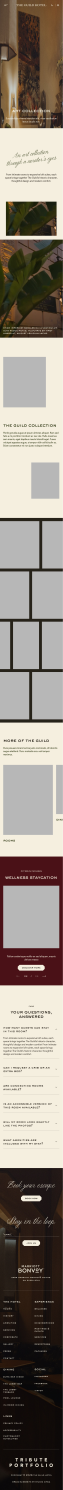
#> input picture figma/mobile/renders/arts/arts-mobile-390-27-7344.jpg, 688 x 16384 px (shown at 1/11 size)
$ python pair.py ../../figma/mobile/renders/arts/arts-mobile-390-27-7344.jpg ../../figma/mobile/renders/arts/arts-modal-943-1654.jpg out.png
#> lines starting #> are read from the running program, lines starting #| are printed output that depends on the picture
"""Put a Figma crop and a live screenshot side by side, same width, tops aligned.

Usage: python3 scripts/visual/pair.py <figma.jpg> <live.jpg> <out.jpg>
"""
import sys

from PIL import Image, ImageDraw

figma, live = (Image.open(path).convert('RGB') for path in sys.argv[1:3])
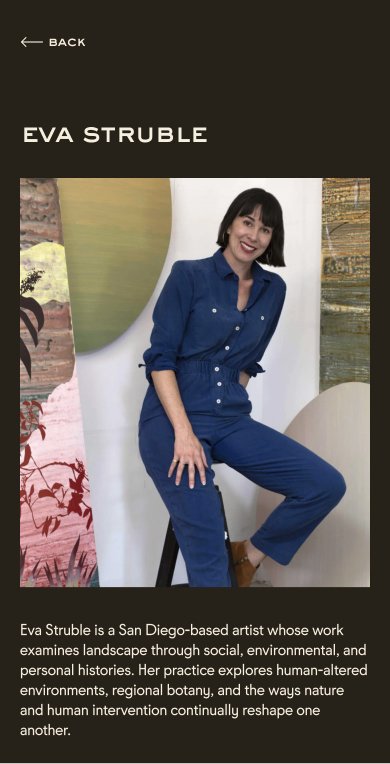
#> input picture figma/mobile/renders/arts/arts-modal-943-1654.jpg, 780 x 1527 px (shown at 1/2 size)
#> figma is the input picture: PIL image 688x16384 RGB; mean R, G, B 143.8, 134.7, 125
#> live is the input picture: PIL image 780x1527 RGB; mean R, G, B 90.4, 84.9, 79.9
live = live.resize((390, round(live.height * 390 / live.width)))
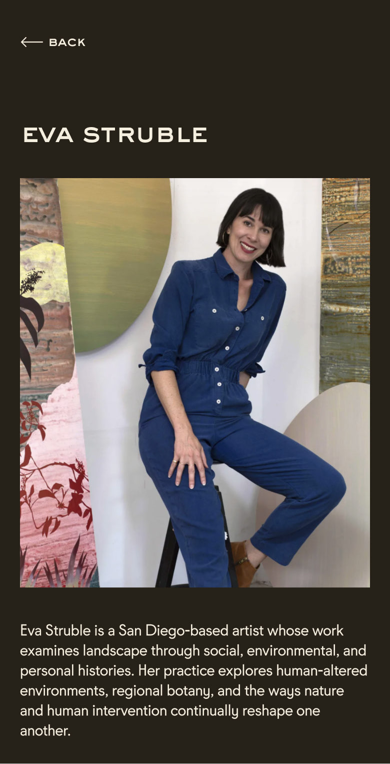
#> live: PIL image 390x764 RGB; mean R, G, B 90.4, 84.9, 79.9
height = max(figma.height, live.height)
#> height = 16384
canvas = Image.new('RGB', (390 * 2 + 10, height), (255, 0, 255))
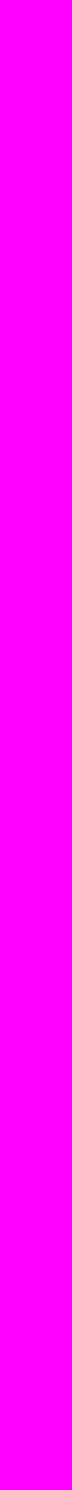
#> canvas: PIL image 790x16384 RGB (shown at 1/11 size); mean R, G, B 255, 0, 255
canvas.paste(figma, (0, 0))
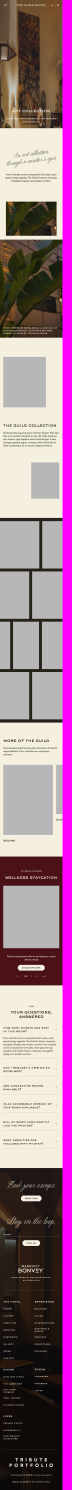
#> canvas: PIL image 790x16384 RGB (shown at 1/11 size); mean R, G, B 158.2, 117.3, 141.8
canvas.paste(live, (400, 0))
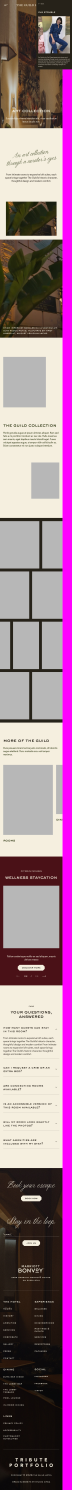
#> canvas: PIL image 790x16384 RGB (shown at 1/11 size); mean R, G, B 156.8, 117.9, 141.2
draw = ImageDraw.Draw(canvas)
draw.text((4, 4), f'FIGMA {figma.height}px', fill=(255, 0, 0))
draw.text((404, 4), f'LIVE {live.height}px', fill=(255, 0, 0))
canvas.save(sys.argv[3], quality=75)
